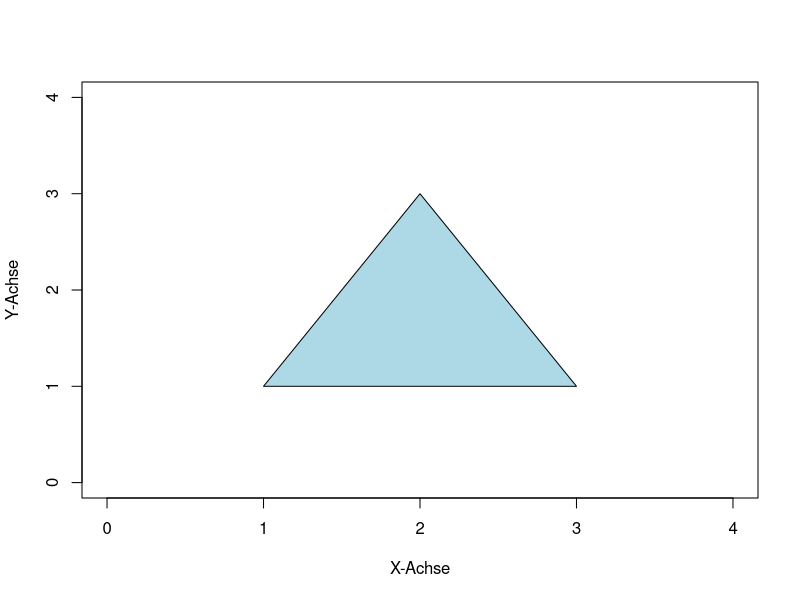

Reproduce this figure in R.
# Beispiel für die Verwendung der Funktion polygon
x <- c(1, 2, 3, 2)
y <- c(1, 3, 1, 1)

# Ein einfaches Diagramm zeichnen
plot(x, y, type = "n", xlim = c(0, 4), ylim = c(0, 4), xlab = "X-Achse", ylab = "Y-Achse")

# Polygon zeichnen
polygon(x, y, col = "lightblue")


# polygon(x, y, density = NULL, angle = 45, border = NULL, col = NA, lty = par("lty"),fillOddEven = FALSE)